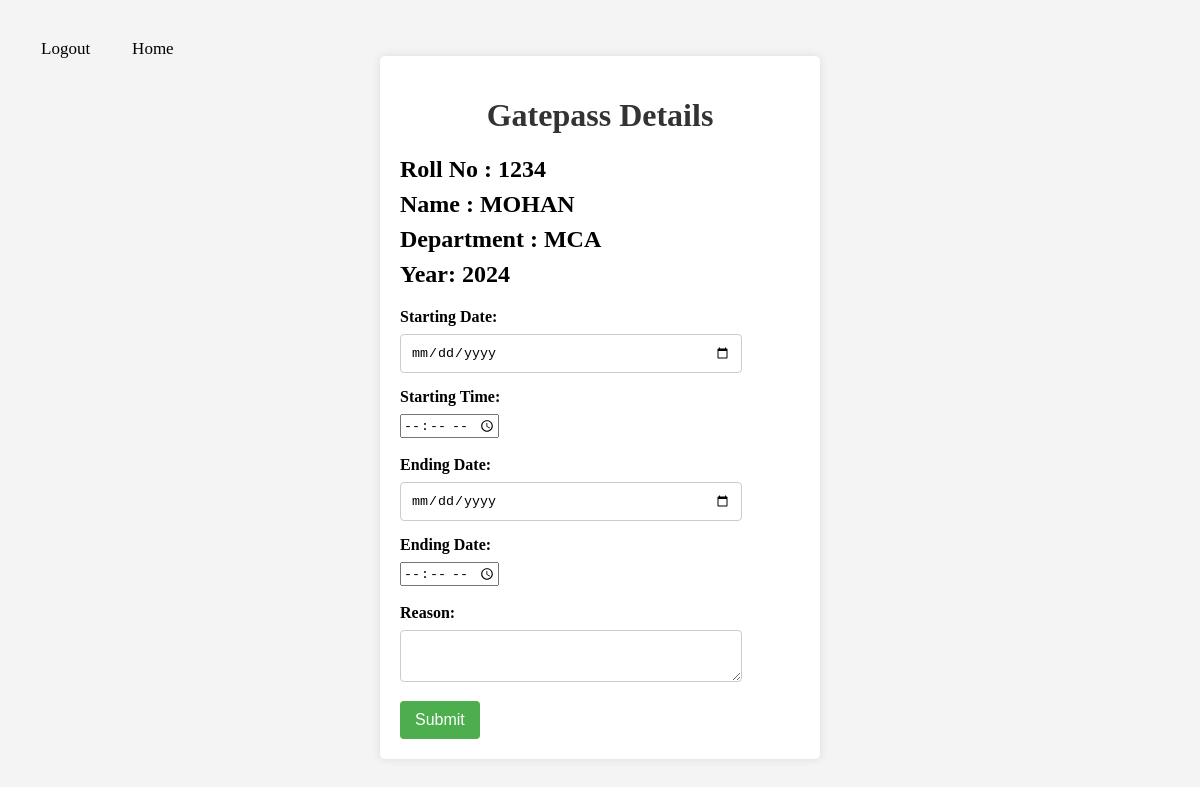
The page /user/gatepass.php (signed in) on the database its author committed.
### tables this page shows
CREATE TABLE `users` (
  `firstname` varchar(25) NOT NULL,
  `gender` varchar(10) NOT NULL,
  `age` varchar(10) NOT NULL,
  `yos` varchar(10) NOT NULL,
  `department` varchar(30) NOT NULL,
  `mobile` varchar(10) NOT NULL,
  `rno` varchar(20) NOT NULL,
  `password` varchar(20) NOT NULL
);

### user/gatepass.php (the view, shortened to what this page needs)
<!DOCTYPE html>
<html lang="en">
<head>
</head>
<body>
<div id="navbar">
            <a href="logout.php">Logout</a>
            <a href="index.php">Home</a>
</div><br><br>
    <form action="gatepass1.php" method="POST">
    <h1>Gatepass Details</h1>
    <?php
        include("db_connect.php");
        $query = "SELECT * FROM users WHERE rno='{$_SESSION['rno']}'";
        $result = mysqli_query($conn, $query);
        if (mysqli_num_rows($result) > 0) {
            while ($row = $result->fetch_assoc()){
            echo "<h2>
        <label for='roll_no'>Roll No : ". $row["rno"] ." </label>
        <label for='name'>Name : ". $row["firstname"] ." </label>
        <label for='department'>Department :  ". $row["department"] ." </label>
        <label for='year'>Year: ". $row["yos"] ."</label></h2>
        <input type='hidden' name='roll_no' value='". $row['rno'] ."'>
        <input type='hidden' name='name' value='". $row['firstname'] ."'>
        <input type='hidden' name='department' value='". $row['department'] ."'>
        <input type='hidden' name='year' value='". $row['yos'] ."'>";
        }
    }
        ?>
        <label for="start">Starting Date:</label>
        <input type="date" id="start" name="start" required>
        <label for="stime">Starting Time:</label>
        <input type="time" id="stime" name="stime" required><br><br>
        <label for="end">Ending Date:</label>
        <input type="date" id="end" name="end" required>
        <label for="etime">Ending Date:</label>
        <input type="time" id="etime" name="etime" required><br><br>
        <label for="reason">Reason:</label>
        <textarea id="reason" name="reason" required></textarea>
        <input type="submit" value="Submit">
    </form>
</body>
</html>

### user/gatepass.php (style rules this page uses)
body { font-family: 'Times New Romance'; background-color: #f4f4f4; margin: 0; padding: 20px; }
h1 { text-align: center; color: #333; }
form { background: white; padding: 20px; border-radius: 5px; box-shadow: 0 0 10px rgba(0, 0, 0, 0.1); max-width: 400px; margin: auto; }
label { display: block; margin-bottom: 8px; font-weight: bold; }
input[type="text"], input[type="date"], input[type="clock"], textarea { width: 80%; padding: 10px; margin-bottom: 15px; border: 1px solid #ccc; border-radius: 4px; }
input[type="submit"] { background-color: #4cae4c; color: white; padding: 10px 15px; border: none; border-radius: 4px; cursor: pointer; font-size: 16px; }
#navbar a { margin: 5px; float: left; display: block; color: black; text-align: center; padding: 14px 16px; text-decoration: none; font-size: 17px; border-radius: 5px; }

### rows shown on the page
users: rno "1234", firstname "MOHAN", department "MCA", yos "2024"
